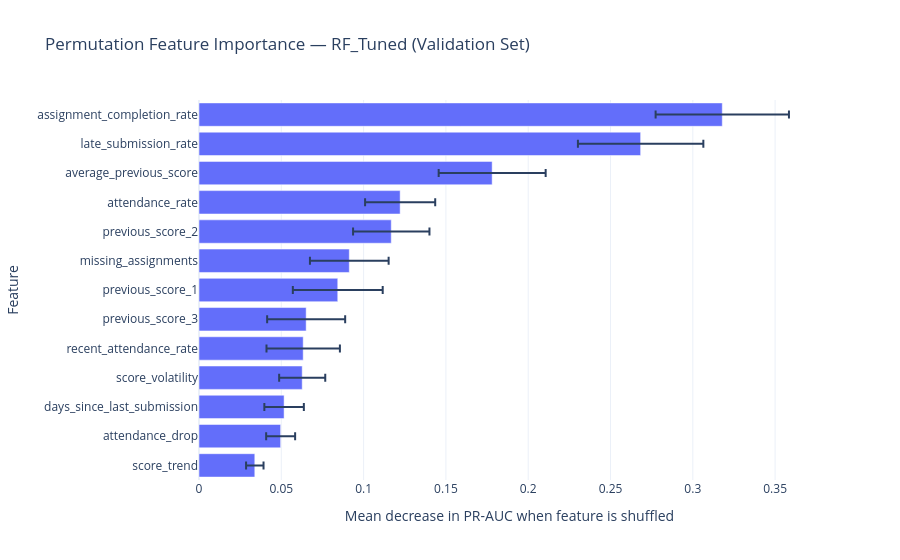

Write notebook code for a chart like this one.
### Code cell
# Feature importance bar chart
fig_importance = px.bar(
    importance_df,
    x="Importance",
    y="Feature",
    orientation="h",
    error_x="Std",
    title=f"Permutation Feature Importance — {best_model_name} (Validation Set)",
    labels={"Importance": "Mean decrease in PR-AUC when feature is shuffled"},
)
fig_importance.update_layout(
    yaxis=dict(autorange="reversed"),
    template="plotly_white",
)
fig_importance.show()
fig_importance.write_json(str(figures_dir / "feature_importance.json"))
fig_importance.write_html(str(figures_dir / "feature_importance.html"))
print("Saved: feature_importance.json & .html")

### Figure 1 — Plotly figure (JSON) as saved in the notebook; plotly's stock layout.template omitted (floating-point values rounded to 4 significant figures)
{"data": [{"alignmentgroup": "True", "error_x": {"array": [0.0405, 0.0381, 0.0325, 0.0213, 0.0232, 0.0239, 0.0273, 0.0237, 0.0223, 0.014, 0.012, 0.0088, 0.0053]}, "hovertemplate": "Mean decrease in PR-AUC when feature is shuffled=%{x}<br>Feature=%{y}<extra></extra>", "legendgroup": "", "marker": {"color": "#636efa", "pattern": {"shape": ""}}, "name": "", "offsetgroup": "", "orientation": "h", "showlegend": false, "textposition": "auto", "type": "bar", "x": [0.3179, 0.2683, 0.1781, 0.1222, 0.1168, 0.0913, 0.0843, 0.0651, 0.0633, 0.0627, 0.0517, 0.0496, 0.0339], "xaxis": "x", "y": ["assignment_completion_rate", "late_submission_rate", "average_previous_score", "attendance_rate", "previous_score_2", "missing_assignments", "previous_score_1", "previous_score_3", "recent_attendance_rate", "score_volatility", "days_since_last_submission", "attendance_drop", "score_trend"], "yaxis": "y"}], "layout": {"barmode": "relative", "legend": {"tracegroupgap": 0}, "title": {"text": "Permutation Feature Importance — RF_Tuned (Validation Set)"}, "xaxis": {"anchor": "y", "domain": [0, 1], "title": {"text": "Mean decrease in PR-AUC when feature is shuffled"}}, "yaxis": {"anchor": "x", "autorange": "reversed", "domain": [0, 1], "title": {"text": "Feature"}}}}
